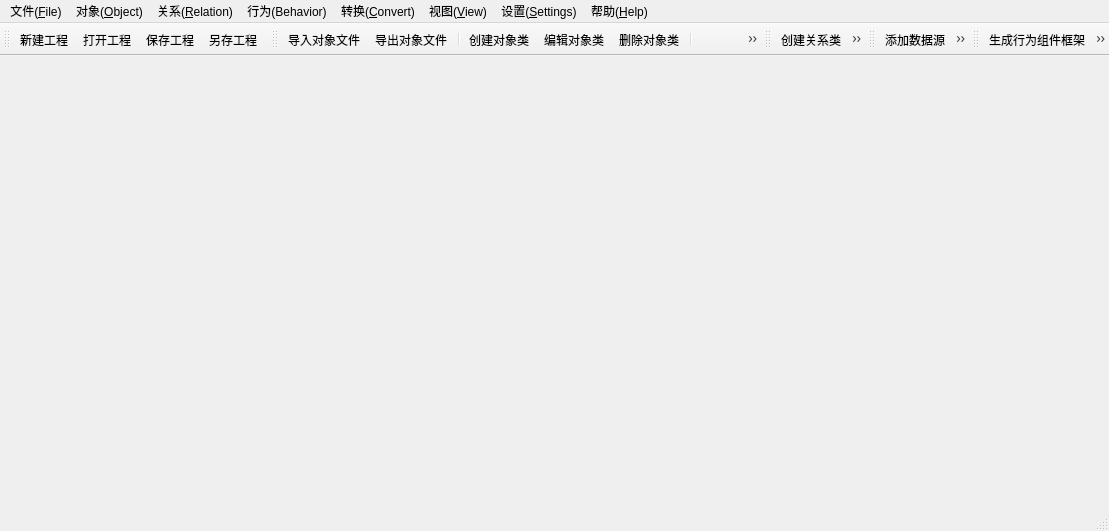
<?xml version="1.0" encoding="UTF-8"?>
<ui version="4.0">
 <class>MainWindow</class>
 <widget class="QMainWindow" name="MainWindow">
  <property name="geometry">
   <rect>
    <x>0</x>
    <y>0</y>
    <width>1109</width>
    <height>531</height>
   </rect>
  </property>
  <property name="windowTitle">
   <string>多粒度时空对象建模工具</string>
  </property>
  <property name="windowIcon">
   <iconset resource="../ModelingTool.qrc">
    <normaloff>:/ModelingTool/Images/modelingtool.ico</normaloff>:/ModelingTool/Images/modelingtool.ico</iconset>
  </property>
  <widget class="QWidget" name="centralWidget"/>
  <widget class="QMenuBar" name="menuBar">
   <property name="geometry">
    <rect>
     <x>0</x>
     <y>0</y>
     <width>1109</width>
     <height>26</height>
    </rect>
   </property>
   <widget class="QMenu" name="menu_file">
    <property name="title">
     <string>文件(&amp;File)</string>
    </property>
    <addaction name="action_newProject"/>
    <addaction name="action_openProject"/>
    <addaction name="action_saveProject"/>
    <addaction name="action_saveProjectAs"/>
    <addaction name="action_recentProjects"/>
    <addaction name="separator"/>
    <addaction name="action_exit"/>
   </widget>
   <widget class="QMenu" name="menu_view">
    <property name="title">
     <string>视图(&amp;View)</string>
    </property>
    <addaction name="action_show2dmapwnd"/>
    <addaction name="action_show3dmapwnd"/>
    <addaction name="action_showConvertWnd"/>
    <addaction name="separator"/>
    <addaction name="action_showobjectview"/>
    <addaction name="action_showobjectclassview"/>
    <addaction name="action_showrelationview"/>
    <addaction name="separator"/>
    <addaction name="action_showtraitsview"/>
    <addaction name="separator"/>
    <addaction name="action_showTimeAxisView"/>
    <addaction name="action_show2dmaplayerview"/>
   </widget>
   <widget class="QMenu" name="menu_help">
    <property name="title">
     <string>帮助(&amp;Help)</string>
    </property>
    <addaction name="action_about"/>
   </widget>
   <widget class="QMenu" name="menu_object">
    <property name="title">
     <string>对象(&amp;Object)</string>
    </property>
    <addaction name="action_importObjectFile"/>
    <addaction name="action_importObjectClass"/>
    <addaction name="action_exportObjectFile"/>
    <addaction name="action_exportObjectClass"/>
    <addaction name="separator"/>
    <addaction name="action_createObjectClass"/>
    <addaction name="action_editObjectClass"/>
    <addaction name="action_removeObjectClass"/>
    <addaction name="separator"/>
    <addaction name="action_createObject"/>
    <addaction name="action_editObject"/>
    <addaction name="action_removeObject"/>
    <addaction name="separator"/>
    <addaction name="action_traits"/>
   </widget>
   <widget class="QMenu" name="menu">
    <property name="title">
     <string>关系(&amp;Relation)</string>
    </property>
    <widget class="QMenu" name="menu_2">
     <property name="title">
      <string>创建关系</string>
     </property>
     <addaction name="action_manualCreateRelation"/>
     <addaction name="action_batchCreateRelation"/>
    </widget>
    <widget class="QMenu" name="menu_3">
     <property name="title">
      <string>关系可视化</string>
     </property>
     <addaction name="action_2DMapRelationVisual"/>
     <addaction name="action_3DMapRelationVisual"/>
     <addaction name="action_radarRelationVisual"/>
     <addaction name="action_forcelayoutRelationVisual"/>
     <addaction name="action_chordRelationVisual"/>
    </widget>
    <addaction name="action_createRelationClass"/>
    <addaction name="action_3"/>
    <addaction name="action_4"/>
    <addaction name="separator"/>
    <addaction name="menu_2"/>
    <addaction name="action_editRelation"/>
    <addaction name="action_removeRelation"/>
    <addaction name="separator"/>
    <addaction name="menu_3"/>
   </widget>
   <widget class="QMenu" name="menu_4">
    <property name="title">
     <string>转换(&amp;Convert)</string>
    </property>
    <addaction name="action_importData"/>
    <addaction name="action_removeData"/>
    <addaction name="separator"/>
    <addaction name="action_filterRule"/>
    <addaction name="action_mappingRule"/>
    <addaction name="action_mergeRule"/>
    <addaction name="action_editRule"/>
    <addaction name="action_removeRule"/>
    <addaction name="separator"/>
    <addaction name="action_convert"/>
   </widget>
   <widget class="QMenu" name="menu_5">
    <property name="title">
     <string>行为(Behavior)</string>
    </property>
    <addaction name="action_behaviorComponent"/>
    <addaction name="action_behaviorComponentInfo"/>
    <addaction name="action_behaviorDebug"/>
   </widget>
   <widget class="QMenu" name="menu_6">
    <property name="title">
     <string>设置(&amp;Settings)</string>
    </property>
    <addaction name="action_trs"/>
    <addaction name="action_srs"/>
    <addaction name="separator"/>
    <addaction name="action_simulatorTime"/>
   </widget>
   <addaction name="menu_file"/>
   <addaction name="menu_object"/>
   <addaction name="menu"/>
   <addaction name="menu_5"/>
   <addaction name="menu_4"/>
   <addaction name="menu_view"/>
   <addaction name="menu_6"/>
   <addaction name="menu_help"/>
  </widget>
  <widget class="QToolBar" name="mainToolBar">
   <attribute name="toolBarArea">
    <enum>TopToolBarArea</enum>
   </attribute>
   <attribute name="toolBarBreak">
    <bool>false</bool>
   </attribute>
   <addaction name="action_newProject"/>
   <addaction name="action_openProject"/>
   <addaction name="action_saveProject"/>
   <addaction name="action_saveProjectAs"/>
  </widget>
  <widget class="QStatusBar" name="statusBar"/>
  <widget class="QToolBar" name="toolBar_object">
   <property name="windowTitle">
    <string>toolBar</string>
   </property>
   <attribute name="toolBarArea">
    <enum>TopToolBarArea</enum>
   </attribute>
   <attribute name="toolBarBreak">
    <bool>false</bool>
   </attribute>
   <addaction name="action_importObjectFile"/>
   <addaction name="action_exportObjectFile"/>
   <addaction name="separator"/>
   <addaction name="action_createObjectClass"/>
   <addaction name="action_editObjectClass"/>
   <addaction name="action_removeObjectClass"/>
   <addaction name="separator"/>
   <addaction name="action_createObject"/>
   <addaction name="action_editObject"/>
   <addaction name="action_removeObject"/>
   <addaction name="separator"/>
   <addaction name="action_traits"/>
  </widget>
  <widget class="QToolBar" name="toolBar_relation">
   <property name="windowTitle">
    <string>toolBar</string>
   </property>
   <attribute name="toolBarArea">
    <enum>TopToolBarArea</enum>
   </attribute>
   <attribute name="toolBarBreak">
    <bool>false</bool>
   </attribute>
   <addaction name="action_createRelationClass"/>
   <addaction name="action_3"/>
   <addaction name="action_4"/>
   <addaction name="separator"/>
   <addaction name="action_manualCreateRelation"/>
   <addaction name="action_batchCreateRelation"/>
   <addaction name="action_editRelation"/>
   <addaction name="action_removeRelation"/>
   <addaction name="separator"/>
   <addaction name="action_2DMapRelationVisual"/>
   <addaction name="action_3DMapRelationVisual"/>
   <addaction name="action_radarRelationVisual"/>
   <addaction name="action_forcelayoutRelationVisual"/>
   <addaction name="action_chordRelationVisual"/>
  </widget>
  <widget class="QToolBar" name="toolBar_convert">
   <property name="windowTitle">
    <string>toolBar</string>
   </property>
   <attribute name="toolBarArea">
    <enum>TopToolBarArea</enum>
   </attribute>
   <attribute name="toolBarBreak">
    <bool>false</bool>
   </attribute>
   <addaction name="action_importData"/>
   <addaction name="action_removeData"/>
   <addaction name="separator"/>
   <addaction name="action_filterRule"/>
   <addaction name="action_mappingRule"/>
   <addaction name="action_mergeRule"/>
   <addaction name="action_editRule"/>
   <addaction name="action_removeRule"/>
   <addaction name="separator"/>
   <addaction name="action_convert"/>
  </widget>
  <widget class="QToolBar" name="toolBar_bahavior">
   <property name="windowTitle">
    <string>toolBar</string>
   </property>
   <attribute name="toolBarArea">
    <enum>TopToolBarArea</enum>
   </attribute>
   <attribute name="toolBarBreak">
    <bool>false</bool>
   </attribute>
   <addaction name="action_behaviorComponent"/>
   <addaction name="action_behaviorComponentInfo"/>
   <addaction name="action_behaviorDebug"/>
  </widget>
  <action name="action_newProject">
   <property name="icon">
    <iconset resource="../ModelingTool.qrc">
     <normaloff>:/ModelingTool/Images/newFile.png</normaloff>:/ModelingTool/Images/newFile.png</iconset>
   </property>
   <property name="text">
    <string>新建工程</string>
   </property>
   <property name="shortcut">
    <string>Ctrl+N</string>
   </property>
  </action>
  <action name="action_openProject">
   <property name="icon">
    <iconset resource="../ModelingTool.qrc">
     <normaloff>:/ModelingTool/Images/openProject.png</normaloff>:/ModelingTool/Images/openProject.png</iconset>
   </property>
   <property name="text">
    <string>打开工程</string>
   </property>
   <property name="shortcut">
    <string>Ctrl+O</string>
   </property>
  </action>
  <action name="action_saveProject">
   <property name="icon">
    <iconset resource="../ModelingTool.qrc">
     <normaloff>:/ModelingTool/Images/saveProject.png</normaloff>:/ModelingTool/Images/saveProject.png</iconset>
   </property>
   <property name="text">
    <string>保存工程</string>
   </property>
   <property name="shortcut">
    <string>Ctrl+S</string>
   </property>
  </action>
  <action name="action_saveProjectAs">
   <property name="icon">
    <iconset resource="../ModelingTool.qrc">
     <normaloff>:/ModelingTool/Images/saveProjectAs.png</normaloff>:/ModelingTool/Images/saveProjectAs.png</iconset>
   </property>
   <property name="text">
    <string>另存工程</string>
   </property>
   <property name="shortcut">
    <string>F12</string>
   </property>
  </action>
  <action name="action_recentProjects">
   <property name="text">
    <string>最近打开的项目...</string>
   </property>
  </action>
  <action name="action_exit">
   <property name="icon">
    <iconset resource="../ModelingTool.qrc">
     <normaloff>:/ModelingTool/Images/exit.png</normaloff>:/ModelingTool/Images/exit.png</iconset>
   </property>
   <property name="text">
    <string>退出</string>
   </property>
  </action>
  <action name="action_about">
   <property name="icon">
    <iconset resource="../ModelingTool.qrc">
     <normaloff>:/ModelingTool/Images/about.png</normaloff>:/ModelingTool/Images/about.png</iconset>
   </property>
   <property name="text">
    <string>关于</string>
   </property>
   <property name="shortcut">
    <string>Ctrl+A</string>
   </property>
  </action>
  <action name="action_show2dmapwnd">
   <property name="checkable">
    <bool>true</bool>
   </property>
   <property name="checked">
    <bool>true</bool>
   </property>
   <property name="text">
    <string>二维显示窗口</string>
   </property>
  </action>
  <action name="action_show3dmapwnd">
   <property name="checkable">
    <bool>true</bool>
   </property>
   <property name="checked">
    <bool>true</bool>
   </property>
   <property name="text">
    <string>三维显示窗口</string>
   </property>
  </action>
  <action name="action_showobjectview">
   <property name="checkable">
    <bool>true</bool>
   </property>
   <property name="checked">
    <bool>true</bool>
   </property>
   <property name="text">
    <string>对象视图</string>
   </property>
  </action>
  <action name="action_showobjectclassview">
   <property name="checkable">
    <bool>true</bool>
   </property>
   <property name="checked">
    <bool>true</bool>
   </property>
   <property name="text">
    <string>类视图</string>
   </property>
  </action>
  <action name="action_showrelationview">
   <property name="checkable">
    <bool>true</bool>
   </property>
   <property name="checked">
    <bool>true</bool>
   </property>
   <property name="text">
    <string>关系视图</string>
   </property>
  </action>
  <action name="action_showtraitsview">
   <property name="checkable">
    <bool>true</bool>
   </property>
   <property name="checked">
    <bool>true</bool>
   </property>
   <property name="text">
    <string>特征项视图</string>
   </property>
  </action>
  <action name="action_show2dmaplayerview">
   <property name="checkable">
    <bool>true</bool>
   </property>
   <property name="checked">
    <bool>false</bool>
   </property>
   <property name="text">
    <string>图层视图</string>
   </property>
  </action>
  <action name="action_importObjectFile">
   <property name="icon">
    <iconset resource="../ModelingTool.qrc">
     <normaloff>:/ModelingTool/Images/importObject.png</normaloff>:/ModelingTool/Images/importObject.png</iconset>
   </property>
   <property name="text">
    <string>导入对象文件</string>
   </property>
  </action>
  <action name="action_exportObjectFile">
   <property name="icon">
    <iconset resource="../ModelingTool.qrc">
     <normaloff>:/ModelingTool/Images/exportObject.png</normaloff>:/ModelingTool/Images/exportObject.png</iconset>
   </property>
   <property name="text">
    <string>导出对象文件</string>
   </property>
  </action>
  <action name="action_createObject">
   <property name="icon">
    <iconset resource="../ModelingTool.qrc">
     <normaloff>:/ModelingTool/Images/createObject.png</normaloff>:/ModelingTool/Images/createObject.png</iconset>
   </property>
   <property name="text">
    <string>创建对象</string>
   </property>
   <property name="shortcut">
    <string>Ctrl+Alt+C</string>
   </property>
  </action>
  <action name="action_editObject">
   <property name="icon">
    <iconset resource="../ModelingTool.qrc">
     <normaloff>:/ModelingTool/Images/editObject.png</normaloff>:/ModelingTool/Images/editObject.png</iconset>
   </property>
   <property name="text">
    <string>编辑对象</string>
   </property>
   <property name="shortcut">
    <string>Ctrl+Alt+M</string>
   </property>
  </action>
  <action name="action_removeObject">
   <property name="icon">
    <iconset resource="../ModelingTool.qrc">
     <normaloff>:/ModelingTool/Images/removeObject.png</normaloff>:/ModelingTool/Images/removeObject.png</iconset>
   </property>
   <property name="text">
    <string>删除对象</string>
   </property>
   <property name="shortcut">
    <string>Ctrl+Alt+D</string>
   </property>
  </action>
  <action name="action_traits">
   <property name="icon">
    <iconset resource="../ModelingTool.qrc">
     <normaloff>:/ModelingTool/Images/traits.png</normaloff>:/ModelingTool/Images/traits.png</iconset>
   </property>
   <property name="text">
    <string>特征项查看</string>
   </property>
  </action>
  <action name="action_createObjectClass">
   <property name="icon">
    <iconset resource="../ModelingTool.qrc">
     <normaloff>:/ModelingTool/Images/createObjectClass.png</normaloff>:/ModelingTool/Images/createObjectClass.png</iconset>
   </property>
   <property name="text">
    <string>创建对象类</string>
   </property>
   <property name="shortcut">
    <string>Ctrl+Shift+C</string>
   </property>
  </action>
  <action name="action_editObjectClass">
   <property name="icon">
    <iconset resource="../ModelingTool.qrc">
     <normaloff>:/ModelingTool/Images/editObjectClass.png</normaloff>:/ModelingTool/Images/editObjectClass.png</iconset>
   </property>
   <property name="text">
    <string>编辑对象类</string>
   </property>
   <property name="shortcut">
    <string>Ctrl+Shift+M</string>
   </property>
  </action>
  <action name="action_removeObjectClass">
   <property name="icon">
    <iconset resource="../ModelingTool.qrc">
     <normaloff>:/ModelingTool/Images/removeObjectClass.png</normaloff>:/ModelingTool/Images/removeObjectClass.png</iconset>
   </property>
   <property name="text">
    <string>删除对象类</string>
   </property>
   <property name="shortcut">
    <string>Ctrl+Shift+D</string>
   </property>
  </action>
  <action name="action_createRelationClass">
   <property name="icon">
    <iconset resource="../ModelingTool.qrc">
     <normaloff>:/ModelingTool/Images/createRelationClass.png</normaloff>:/ModelingTool/Images/createRelationClass.png</iconset>
   </property>
   <property name="text">
    <string>创建关系类</string>
   </property>
  </action>
  <action name="action_3">
   <property name="icon">
    <iconset resource="../ModelingTool.qrc">
     <normaloff>:/ModelingTool/Images/editRelationClass.png</normaloff>:/ModelingTool/Images/editRelationClass.png</iconset>
   </property>
   <property name="text">
    <string>编辑关系类</string>
   </property>
  </action>
  <action name="action_4">
   <property name="icon">
    <iconset resource="../ModelingTool.qrc">
     <normaloff>:/ModelingTool/Images/removeRelationClass.png</normaloff>:/ModelingTool/Images/removeRelationClass.png</iconset>
   </property>
   <property name="text">
    <string>删除关系类</string>
   </property>
  </action>
  <action name="action_manualCreateRelation">
   <property name="icon">
    <iconset resource="../ModelingTool.qrc">
     <normaloff>:/ModelingTool/Images/manualCreateRelation.png</normaloff>:/ModelingTool/Images/manualCreateRelation.png</iconset>
   </property>
   <property name="text">
    <string>手动创建</string>
   </property>
   <property name="shortcut">
    <string>Ctrl+M</string>
   </property>
  </action>
  <action name="action_batchCreateRelation">
   <property name="icon">
    <iconset resource="../ModelingTool.qrc">
     <normaloff>:/ModelingTool/Images/batchCreateRelation.png</normaloff>:/ModelingTool/Images/batchCreateRelation.png</iconset>
   </property>
   <property name="text">
    <string>批量创建</string>
   </property>
   <property name="shortcut">
    <string>Ctrl+B</string>
   </property>
  </action>
  <action name="action_editRelation">
   <property name="icon">
    <iconset resource="../ModelingTool.qrc">
     <normaloff>:/ModelingTool/Images/editRelation.png</normaloff>:/ModelingTool/Images/editRelation.png</iconset>
   </property>
   <property name="text">
    <string>编辑关系</string>
   </property>
  </action>
  <action name="action_removeRelation">
   <property name="icon">
    <iconset resource="../ModelingTool.qrc">
     <normaloff>:/ModelingTool/Images/removeRelation.png</normaloff>:/ModelingTool/Images/removeRelation.png</iconset>
   </property>
   <property name="text">
    <string>删除关系</string>
   </property>
  </action>
  <action name="action_radarRelationVisual">
   <property name="icon">
    <iconset resource="../ModelingTool.qrc">
     <normaloff>:/ModelingTool/Images/radar.png</normaloff>:/ModelingTool/Images/radar.png</iconset>
   </property>
   <property name="text">
    <string>雷达图可视化</string>
   </property>
  </action>
  <action name="action_forcelayoutRelationVisual">
   <property name="icon">
    <iconset resource="../ModelingTool.qrc">
     <normaloff>:/ModelingTool/Images/forceLayout.png</normaloff>:/ModelingTool/Images/forceLayout.png</iconset>
   </property>
   <property name="text">
    <string>力导向图可视化</string>
   </property>
  </action>
  <action name="action_chordRelationVisual">
   <property name="icon">
    <iconset resource="../ModelingTool.qrc">
     <normaloff>:/ModelingTool/Images/chordVisual.png</normaloff>:/ModelingTool/Images/chordVisual.png</iconset>
   </property>
   <property name="text">
    <string>和弦图可视化</string>
   </property>
  </action>
  <action name="action_2DMapRelationVisual">
   <property name="icon">
    <iconset resource="../ModelingTool.qrc">
     <normaloff>:/ModelingTool/Images/2DMap.png</normaloff>:/ModelingTool/Images/2DMap.png</iconset>
   </property>
   <property name="text">
    <string>2D地图可视化</string>
   </property>
  </action>
  <action name="action_3DMapRelationVisual">
   <property name="icon">
    <iconset resource="../ModelingTool.qrc">
     <normaloff>:/ModelingTool/Images/3DMap.png</normaloff>:/ModelingTool/Images/3DMap.png</iconset>
   </property>
   <property name="text">
    <string>3D地图可视化</string>
   </property>
  </action>
  <action name="action_showConvertWnd">
   <property name="checkable">
    <bool>true</bool>
   </property>
   <property name="checked">
    <bool>true</bool>
   </property>
   <property name="text">
    <string>数据批量转换窗口</string>
   </property>
  </action>
  <action name="action_importData">
   <property name="icon">
    <iconset resource="../ModelingTool.qrc">
     <normaloff>:/ModelingTool/Images/importData.png</normaloff>:/ModelingTool/Images/importData.png</iconset>
   </property>
   <property name="text">
    <string>添加数据源</string>
   </property>
  </action>
  <action name="action_importObjectClass">
   <property name="text">
    <string>导入对象类文件</string>
   </property>
  </action>
  <action name="action_exportObjectClass">
   <property name="text">
    <string>导出对象类文件</string>
   </property>
  </action>
  <action name="action_removeData">
   <property name="icon">
    <iconset resource="../ModelingTool.qrc">
     <normaloff>:/ModelingTool/Images/removeData.png</normaloff>:/ModelingTool/Images/removeData.png</iconset>
   </property>
   <property name="text">
    <string>移除数据源</string>
   </property>
  </action>
  <action name="action_filterRule">
   <property name="icon">
    <iconset resource="../ModelingTool.qrc">
     <normaloff>:/ModelingTool/Images/filterRule.png</normaloff>:/ModelingTool/Images/filterRule.png</iconset>
   </property>
   <property name="text">
    <string>过滤规则</string>
   </property>
  </action>
  <action name="action_mappingRule">
   <property name="icon">
    <iconset resource="../ModelingTool.qrc">
     <normaloff>:/ModelingTool/Images/mappingRule.png</normaloff>:/ModelingTool/Images/mappingRule.png</iconset>
   </property>
   <property name="text">
    <string>映射规则</string>
   </property>
  </action>
  <action name="action_mergeRule">
   <property name="icon">
    <iconset resource="../ModelingTool.qrc">
     <normaloff>:/ModelingTool/Images/mergeRule.png</normaloff>:/ModelingTool/Images/mergeRule.png</iconset>
   </property>
   <property name="text">
    <string>融合规则</string>
   </property>
  </action>
  <action name="action_convert">
   <property name="icon">
    <iconset resource="../ModelingTool.qrc">
     <normaloff>:/ModelingTool/Images/convert.png</normaloff>:/ModelingTool/Images/convert.png</iconset>
   </property>
   <property name="text">
    <string>执行转换</string>
   </property>
  </action>
  <action name="action_behaviorComponent">
   <property name="icon">
    <iconset resource="../ModelingTool.qrc">
     <normaloff>:/ModelingTool/Images/behaviorComponent.png</normaloff>:/ModelingTool/Images/behaviorComponent.png</iconset>
   </property>
   <property name="text">
    <string>生成行为组件框架</string>
   </property>
  </action>
  <action name="action_behaviorDebug">
   <property name="icon">
    <iconset resource="../ModelingTool.qrc">
     <normaloff>:/ModelingTool/Images/behaviorDebug.png</normaloff>:/ModelingTool/Images/behaviorDebug.png</iconset>
   </property>
   <property name="text">
    <string>行为调试</string>
   </property>
  </action>
  <action name="action_behaviorComponentInfo">
   <property name="icon">
    <iconset resource="../ModelingTool.qrc">
     <normaloff>:/ModelingTool/Images/behaviorComponentInfo.png</normaloff>:/ModelingTool/Images/behaviorComponentInfo.png</iconset>
   </property>
   <property name="text">
    <string>查看行为组件信息</string>
   </property>
  </action>
  <action name="action_simulatorTime">
   <property name="icon">
    <iconset resource="../ModelingTool.qrc">
     <normaloff>:/ModelingTool/Images/simulatorTime.png</normaloff>:/ModelingTool/Images/simulatorTime.png</iconset>
   </property>
   <property name="text">
    <string>仿真时间设置</string>
   </property>
  </action>
  <action name="action_trs">
   <property name="icon">
    <iconset resource="../ModelingTool.qrc">
     <normaloff>:/ModelingTool/Images/TRS.png</normaloff>:/ModelingTool/Images/TRS.png</iconset>
   </property>
   <property name="text">
    <string>时间参考</string>
   </property>
  </action>
  <action name="action_srs">
   <property name="icon">
    <iconset resource="../ModelingTool.qrc">
     <normaloff>:/ModelingTool/Images/SRS.png</normaloff>:/ModelingTool/Images/SRS.png</iconset>
   </property>
   <property name="text">
    <string>空间参考</string>
   </property>
  </action>
  <action name="action_editRule">
   <property name="icon">
    <iconset resource="../ModelingTool.qrc">
     <normaloff>:/ModelingTool/Images/editRule.png</normaloff>:/ModelingTool/Images/editRule.png</iconset>
   </property>
   <property name="text">
    <string>编辑规则</string>
   </property>
  </action>
  <action name="action_removeRule">
   <property name="icon">
    <iconset resource="../ModelingTool.qrc">
     <normaloff>:/ModelingTool/Images/removeRule.png</normaloff>:/ModelingTool/Images/removeRule.png</iconset>
   </property>
   <property name="text">
    <string>移除规则</string>
   </property>
  </action>
  <action name="action_showTimeAxisView">
   <property name="checkable">
    <bool>true</bool>
   </property>
   <property name="checked">
    <bool>true</bool>
   </property>
   <property name="text">
    <string>时间轴视图</string>
   </property>
  </action>
 </widget>
 <layoutdefault spacing="6" margin="11"/>
 <resources>
  <include location="../ModelingTool.qrc"/>
 </resources>
 <connections/>
</ui>
